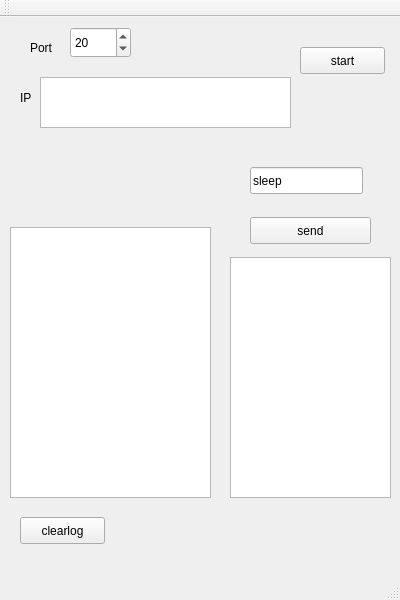
<?xml version="1.0" encoding="UTF-8"?>
<ui version="4.0">
 <class>MainWindow</class>
 <widget class="QMainWindow" name="MainWindow">
  <property name="geometry">
   <rect>
    <x>0</x>
    <y>0</y>
    <width>400</width>
    <height>600</height>
   </rect>
  </property>
  <property name="windowTitle">
   <string>SRVMainWindow</string>
  </property>
  <widget class="QWidget" name="centralWidget">
   <widget class="QLabel" name="label">
    <property name="geometry">
     <rect>
      <x>20</x>
      <y>70</y>
      <width>21</width>
      <height>21</height>
     </rect>
    </property>
    <property name="text">
     <string>IP</string>
    </property>
   </widget>
   <widget class="QPushButton" name="startServer">
    <property name="geometry">
     <rect>
      <x>300</x>
      <y>30</y>
      <width>85</width>
      <height>27</height>
     </rect>
    </property>
    <property name="text">
     <string>start</string>
    </property>
   </widget>
   <widget class="QTextBrowser" name="LogBrowser">
    <property name="geometry">
     <rect>
      <x>10</x>
      <y>210</y>
      <width>201</width>
      <height>271</height>
     </rect>
    </property>
    <property name="readOnly">
     <bool>false</bool>
    </property>
   </widget>
   <widget class="QPushButton" name="Clear">
    <property name="geometry">
     <rect>
      <x>20</x>
      <y>500</y>
      <width>85</width>
      <height>27</height>
     </rect>
    </property>
    <property name="text">
     <string>clearlog</string>
    </property>
   </widget>
   <widget class="QSpinBox" name="Port">
    <property name="geometry">
     <rect>
      <x>70</x>
      <y>10</y>
      <width>61</width>
      <height>31</height>
     </rect>
    </property>
    <property name="value">
     <number>20</number>
    </property>
   </widget>
   <widget class="QLabel" name="label_2">
    <property name="geometry">
     <rect>
      <x>30</x>
      <y>20</y>
      <width>31</width>
      <height>21</height>
     </rect>
    </property>
    <property name="text">
     <string>Port</string>
    </property>
   </widget>
   <widget class="QPlainTextEdit" name="SendWin">
    <property name="geometry">
     <rect>
      <x>230</x>
      <y>240</y>
      <width>161</width>
      <height>241</height>
     </rect>
    </property>
   </widget>
   <widget class="QPushButton" name="SendTo">
    <property name="geometry">
     <rect>
      <x>250</x>
      <y>200</y>
      <width>121</width>
      <height>27</height>
     </rect>
    </property>
    <property name="text">
     <string>send</string>
    </property>
   </widget>
   <widget class="QListWidget" name="IP">
    <property name="geometry">
     <rect>
      <x>40</x>
      <y>60</y>
      <width>251</width>
      <height>51</height>
     </rect>
    </property>
   </widget>
   <widget class="QLineEdit" name="status">
    <property name="geometry">
     <rect>
      <x>250</x>
      <y>150</y>
      <width>113</width>
      <height>27</height>
     </rect>
    </property>
    <property name="text">
     <string>sleep</string>
    </property>
    <property name="placeholderText">
     <string>connection status</string>
    </property>
   </widget>
  </widget>
  <widget class="QMenuBar" name="menuBar">
   <property name="geometry">
    <rect>
     <x>0</x>
     <y>0</y>
     <width>400</width>
     <height>25</height>
    </rect>
   </property>
  </widget>
  <widget class="QToolBar" name="mainToolBar">
   <attribute name="toolBarArea">
    <enum>TopToolBarArea</enum>
   </attribute>
   <attribute name="toolBarBreak">
    <bool>false</bool>
   </attribute>
  </widget>
  <widget class="QStatusBar" name="statusBar"/>
 </widget>
 <layoutdefault spacing="6" margin="11"/>
 <resources/>
 <connections/>
</ui>
